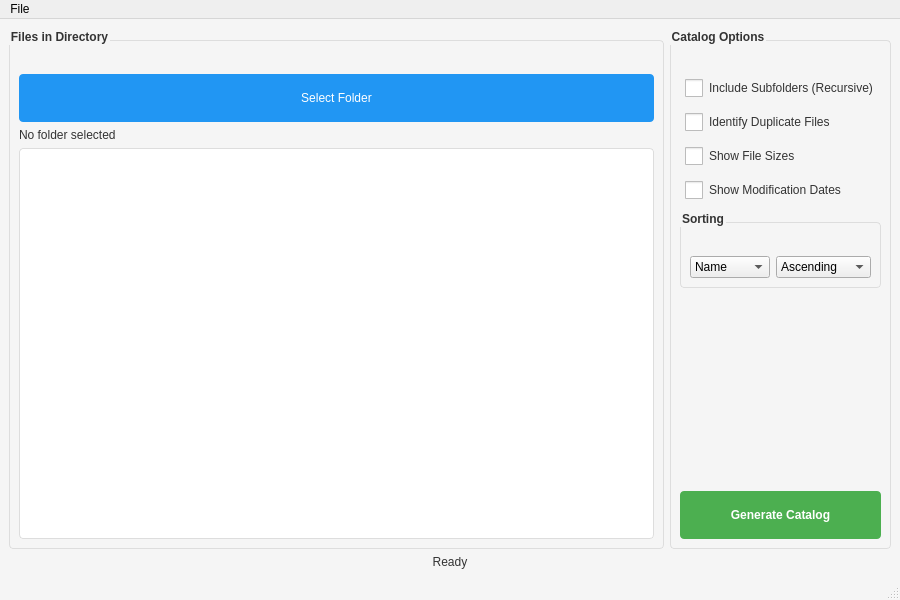
<?xml version='1.0' encoding='utf-8'?>
<ui version="4.0">
 <class>Catalog</class>
 <widget class="QMainWindow" name="Catalog">
  <property name="geometry">
   <rect>
    <x>0</x>
    <y>0</y>
    <width>900</width>
    <height>600</height>
   </rect>
  </property>
  <property name="minimumSize">
   <size>
    <width>900</width>
    <height>600</height>
   </size>
  </property>
  <property name="windowTitle">
   <string>File Catalog Generator</string>
  </property>
  <property name="styleSheet">
   <string>
    QMainWindow {
        background-color: #f5f5f5;
    }
    QPushButton {
        background-color: #2196F3;
        color: white;
        border: none;
        padding: 8px 16px;
        border-radius: 4px;
        min-width: 120px;
        min-height: 32px;

    }
    QPushButton:hover {
        background-color: #1976D2;
    }
    QPushButton#catalogPushButton {
        background-color: #4CAF50;
        font-weight: bold;

    }
    QPushButton#catalogPushButton:hover {
        background-color: #388E3C;
    }
    QCheckBox {
        color: #333333;

        padding: 5px;
    }
    QCheckBox::indicator {
        width: 18px;
        height: 18px;
    }
    QListView {
        background-color: white;
        border: 1px solid #ddd;
        border-radius: 4px;
        padding: 4px;

    }
    QGroupBox {
        font-weight: bold;
        color: #333333;
        border: 1px solid #ddd;
        border-radius: 4px;
        margin-top: 12px;
        padding-top: 24px;

    }
    QLabel {
        color: #333333;

    }
   </string>
  </property>
  <widget class="QWidget" name="centralwidget">
   <layout class="QVBoxLayout" name="verticalLayout">
    <item>
     <layout class="QHBoxLayout" name="horizontalLayout">
      <item>
       <widget class="QGroupBox" name="files_group">
        <property name="title">
         <string>Files in Directory</string>
        </property>
        <layout class="QVBoxLayout" name="verticalLayout_2">
         <item>
          <widget class="QPushButton" name="selectFolderButton">
           <property name="text">
            <string>Select Folder</string>
           </property>
           <property name="icon">
            <iconset>icons/folder.png</iconset>
           </property>
           <property name="rfuLocale_setText" stdset="0">
            <string notr="true">Legacy.se597da9c984517f8</string>
           </property>
          </widget>
         </item>
         <item>
          <widget class="QLabel" name="directory_label">
           <property name="text">
            <string>No folder selected</string>
           </property>
           <property name="wordWrap">
            <bool>true</bool>
           </property>
           <property name="rfuLocale_setText" stdset="0">
            <string notr="true">Legacy.sd987e033568e0872</string>
           </property>
          </widget>
         </item>
         <item>
          <widget class="QListView" name="listListView">
           <property name="alternatingRowColors">
            <bool>true</bool>
           </property>
           <property name="selectionMode">
            <enum>QAbstractItemView::ExtendedSelection</enum>
           </property>
          </widget>
         </item>
        </layout>
        <property name="rfuLocale_setTitle" stdset="0">
         <string notr="true">Legacy.sc07168e952f07f90</string>
        </property>
       </widget>
      </item>
      <item>
       <widget class="QGroupBox" name="options_group">
        <property name="title">
         <string>Catalog Options</string>
        </property>
        <layout class="QVBoxLayout" name="verticalLayout_3">
         <item>
          <widget class="QCheckBox" name="recursiveCheckBox">
           <property name="text">
            <string>Include Subfolders (Recursive)</string>
           </property>
           <property name="toolTip">
            <string>Include all files from subfolders in the catalog</string>
           </property>
           <property name="rfuLocale_setText" stdset="0">
            <string notr="true">Legacy.s7230bfd57ef44b38</string>
           </property>
           <property name="rfuLocale_setToolTip" stdset="0">
            <string notr="true">Legacy.sa0e6943f5cab3118</string>
           </property>
          </widget>
         </item>
         <item>
          <widget class="QCheckBox" name="identdupCheckBox">
           <property name="text">
            <string>Identify Duplicate Files</string>
           </property>
           <property name="toolTip">
            <string>Compare file contents to find duplicates</string>
           </property>
           <property name="rfuLocale_setText" stdset="0">
            <string notr="true">Legacy.s918aaf4198ccbab8</string>
           </property>
           <property name="rfuLocale_setToolTip" stdset="0">
            <string notr="true">Legacy.s1b1b485de52a591a</string>
           </property>
          </widget>
         </item>
         <item>
          <widget class="QCheckBox" name="showSizesCheckBox">
           <property name="text">
            <string>Show File Sizes</string>
           </property>
           <property name="toolTip">
            <string>Include file sizes in the catalog</string>
           </property>
           <property name="rfuLocale_setText" stdset="0">
            <string notr="true">Legacy.s8f9cb5669d67f4bf</string>
           </property>
           <property name="rfuLocale_setToolTip" stdset="0">
            <string notr="true">Legacy.s946b59ff137ab735</string>
           </property>
          </widget>
         </item>
         <item>
          <widget class="QCheckBox" name="showDatesCheckBox">
           <property name="text">
            <string>Show Modification Dates</string>
           </property>
           <property name="toolTip">
            <string>Include file modification dates in the catalog</string>
           </property>
           <property name="rfuLocale_setText" stdset="0">
            <string notr="true">Legacy.s5f653698d7cc9024</string>
           </property>
           <property name="rfuLocale_setToolTip" stdset="0">
            <string notr="true">Legacy.s350797e77da38157</string>
           </property>
          </widget>
         </item>
         <item>
          <widget class="QGroupBox" name="sort_group">
           <property name="title">
            <string>Sorting</string>
           </property>
           <layout class="QHBoxLayout" name="horizontalLayout_2">
            <item>
             <widget class="QComboBox" name="sortByComboBox">
              <property name="toolTip">
               <string>Select sorting field</string>
              </property>
              <item>
               <property name="text">
                <string>Name</string>
               </property>
              </item>
              <item>
               <property name="text">
                <string>File Type</string>
               </property>
              </item>
              <property name="rfuLocale_setToolTip" stdset="0">
               <string notr="true">Legacy.s8e97a3a9a072b22d</string>
              </property>
             </widget>
            </item>
            <item>
             <widget class="QComboBox" name="sortOrderComboBox">
              <property name="toolTip">
               <string>Select sort order</string>
              </property>
              <item>
               <property name="text">
                <string>Ascending</string>
               </property>
              </item>
              <item>
               <property name="text">
                <string>Descending</string>
               </property>
              </item>
              <property name="rfuLocale_setToolTip" stdset="0">
               <string notr="true">Legacy.sf512e919d328214d</string>
              </property>
             </widget>
            </item>
           </layout>
           <property name="rfuLocale_setTitle" stdset="0">
            <string notr="true">Legacy.scb24f7d40a81b189</string>
           </property>
          </widget>
         </item>
         <item>
          <spacer name="verticalSpacer">
           <property name="orientation">
            <enum>Qt::Vertical</enum>
           </property>
           <property name="sizeHint" stdset="0">
            <size>
             <width>20</width>
             <height>40</height>
            </size>
           </property>
          </spacer>
         </item>
         <item>
          <widget class="QPushButton" name="catalogPushButton">
           <property name="text">
            <string>Generate Catalog</string>
           </property>
           <property name="icon">
            <iconset>icons/catalog.png</iconset>
           </property>
           <property name="rfuLocale_setText" stdset="0">
            <string notr="true">Legacy.sb07b8556f6531a91</string>
           </property>
          </widget>
         </item>
        </layout>
        <property name="rfuLocale_setTitle" stdset="0">
         <string notr="true">Legacy.sc5a975c027679eeb</string>
        </property>
       </widget>
      </item>
     </layout>
    </item>
    <item>
     <widget class="QLabel" name="status_label">
      <property name="text">
       <string>Ready</string>
      </property>
      <property name="alignment">
       <set>Qt::AlignCenter</set>
      </property>
      <property name="rfuLocale_setText" stdset="0">
       <string notr="true">Legacy.s5fa7aac5375c5815</string>
      </property>
     </widget>
    </item>
   </layout>
  </widget>
  <widget class="QMenuBar" name="menubar">
   <property name="geometry">
    <rect>
     <x>0</x>
     <y>0</y>
     <width>900</width>
     <height>21</height>
    </rect>
   </property>
   <widget class="QMenu" name="menuFile">
    <property name="title">
     <string>File</string>
    </property>
    <addaction name="actionselect" />
    <addaction name="separator" />
    <addaction name="actionopen_catalog" />
    <addaction name="separator" />
    <addaction name="actionexit" />
    <property name="rfuLocale_setTitle" stdset="0">
     <string notr="true">Legacy.s50009ce1da4d15e1</string>
    </property>
   </widget>
   <addaction name="menuFile" />
  </widget>
  <widget class="QStatusBar" name="statusbar">
  </widget>
  <action name="actionselect">
   <property name="text">
    <string>Select Folder...</string>
   </property>
   <property name="shortcut">
    <string>Ctrl+O</string>
   </property>
   <property name="rfuLocale_setText" stdset="0">
    <string notr="true">Legacy.s18c119ce08776ea9</string>
   </property>
  </action>
  <action name="actionexit">
   <property name="text">
    <string>Exit</string>
   </property>
   <property name="shortcut">
    <string>Alt+F4</string>
   </property>
   <property name="rfuLocale_setText" stdset="0">
    <string notr="true">Legacy.sd17d84a604994b72</string>
   </property>
  </action>
  <action name="actionopen_catalog">
   <property name="text">
    <string>Open Last Catalog</string>
   </property>
   <property name="shortcut">
    <string>Ctrl+L</string>
   </property>
   <property name="rfuLocale_setText" stdset="0">
    <string notr="true">Legacy.se98680b6ab898d30</string>
   </property>
  </action>
  <property name="rfuLocale_setWindowTitle" stdset="0">
   <string notr="true">Legacy.s9956f3dc23e55d5e</string>
  </property>
 </widget>
 <resources />
 <connections />
</ui>
